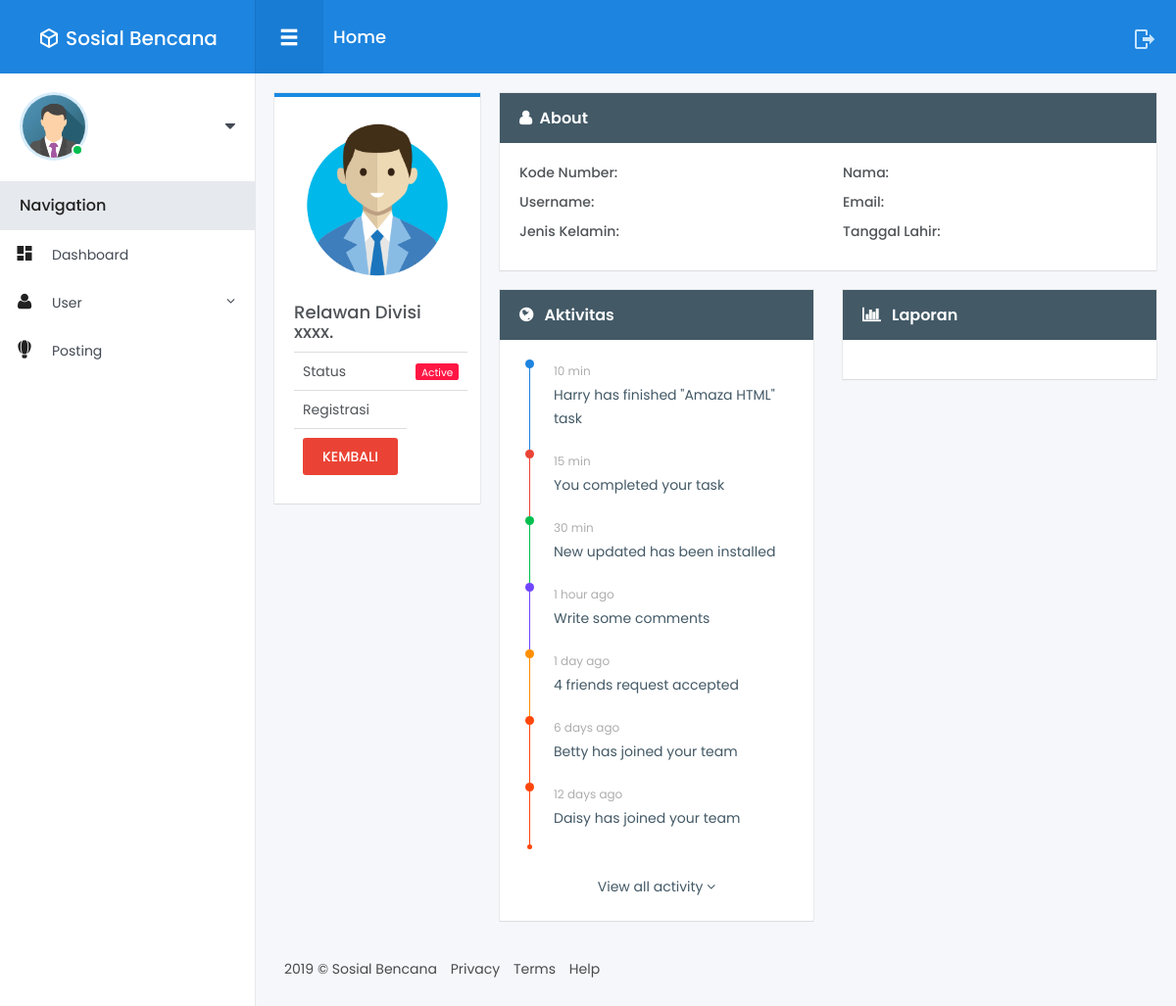
The page /admin/user/detail/106280320191553779843 on the database as committed earlier.
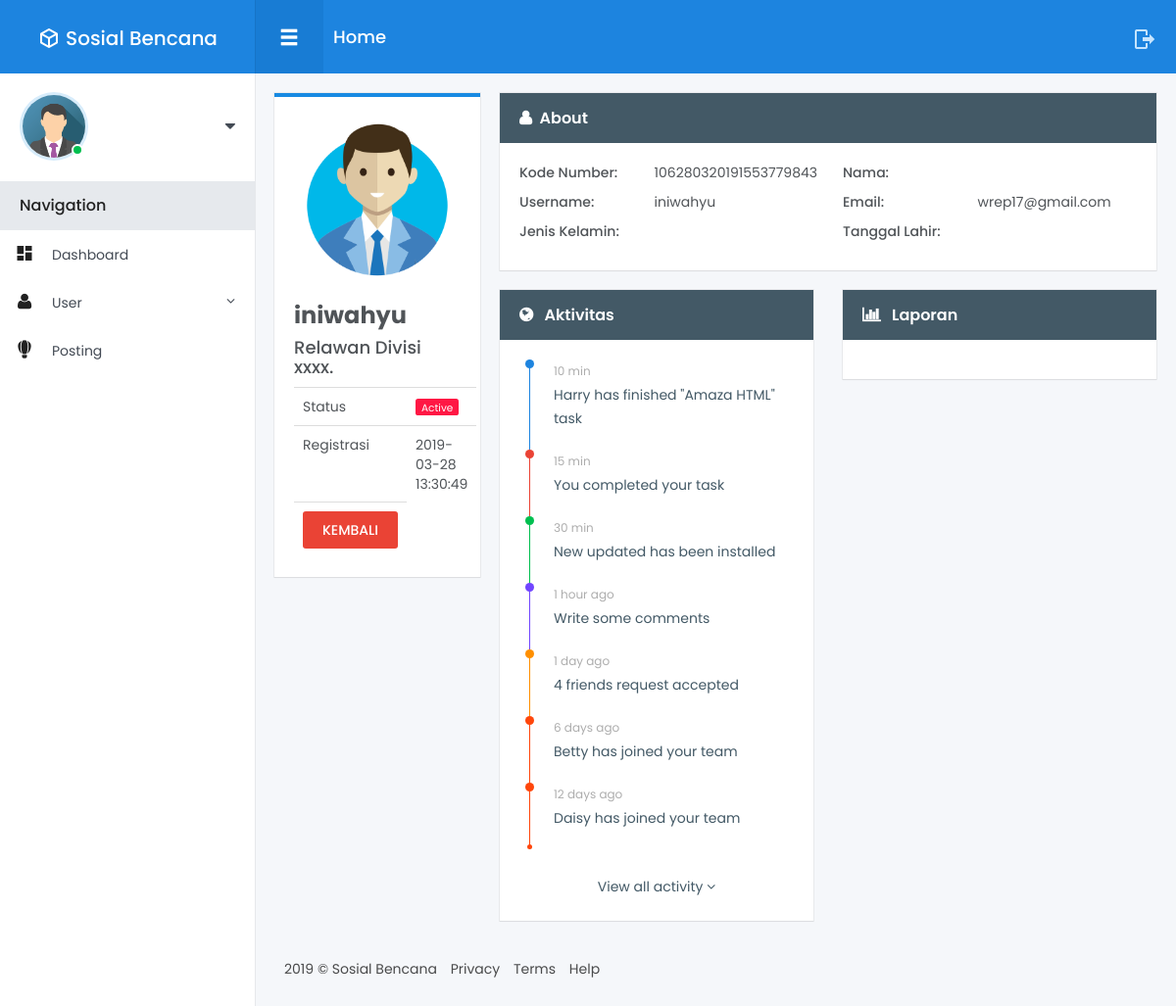
The same page on the database as committed later.
### tables this page shows
CREATE TABLE `user` (
  `id_user` int(11) NOT NULL,
  `num` varchar(100) NOT NULL,
  `id_level` int(11) NOT NULL,
  `id_status` int(11) DEFAULT NULL,
  `nama` varchar(255) DEFAULT NULL,
  `email` varchar(255) NOT NULL,
  `username` varchar(32) NOT NULL,
  `password` varchar(100) NOT NULL,
  `tgl_lahir` date DEFAULT NULL,
  `j_kel` enum('Laki Laki','Perempuan','','') DEFAULT NULL,
  `phone` varchar(13) DEFAULT NULL,
  `avatar` varchar(255) DEFAULT NULL,
  `token` varchar(256) NOT NULL,
  `verifikasi` timestamp NULL DEFAULT NULL,
  `tanggal` timestamp NULL DEFAULT NULL
);

### application/controllers/Admin.php (called while the page is built, shortened)
<?php
class Admin extends CI_Controller {
	public function __construct()
	{
		$this->load->model('Admin_model');
		$this->load->model('Jumlah_model');
    }
    public function detailuser($kode)
    {
        $data1 = $this->Admin_model->detailUser($kode)->row_array();
        $data = array(
            'user' => $data1,
        );
        $this->load->view('Admin/User/detail', $data);
    }
}

### index.php (called while the page is built, shortened)
<?php
require_once BASEPATH.'core/CodeIgniter.php';

### application/models/Admin_model.php (called while the page is built, shortened)
<?php
class Admin_model extends CI_Model {
    public function detailUser($kode)
    {
        $this->db->select('*');
        $this->db->from('user');
        $this->db->where('num', $kode);
        return $this->db->get();
    }
}

### application/views/Admin/User/detail.php (the view, shortened to what the changed rows need)
<!DOCTYPE html>
<html lang="en">
<head>
</head>
<body>
<div class="fixed-navbar">
</div>
<div id="wrapper">
	<div class="main-content">
		<div class="row small-spacing">
			<div class="col-lg-3 col-xs-12">
				<div class="box-content bordered primary margin-bottom-20">
					<div class="profile-avatar">
						<h3><strong><?php echo $user['username']; ?></strong></h3>
					</div>
					<table class="table table-hover no-margin">
						<tbody>
							<tr>
								<td>Registrasi</td>
								<td><?php echo $user['tanggal']; ?></td>
                            </tr>
						</tbody>
					</table>
				</div>
			</div>
			<div class="col-md-9 col-xs-12">
				<div class="row">
					<div class="col-xs-12">
						<div class="box-content card">
							<div class="card-content">
								<div class="row">
									<div class="col-md-6">
										<div class="row">
											<div class="col-xs-5"><label>Kode Number:</label></div>
											<div class="col-xs-7"><?php echo $user['num']; ?></div>
										</div>
									</div>
									<div class="col-md-6">
										<div class="row">
											<div class="col-xs-5"><label>Username:</label></div>
											<div class="col-xs-7"><?php echo $user['username']; ?></div>
										</div>
									</div>
									<div class="col-md-6">
										<div class="row">
											<div class="col-xs-5"><label>Email:</label></div>
											<div class="col-xs-7"><?php echo $user['email']; ?></div>
										</div>
									</div>
								</div>
							</div>
						</div>
					</div>
				</div>
			</div>
		</div>
	</div>
</body>
</html>

Rows that differ between the two databases and show on the page:
added user: username "iniwahyu", tanggal "2019-03-28 13:30:49", num "106280320191553779843", email "wrep17@gmail.com"
